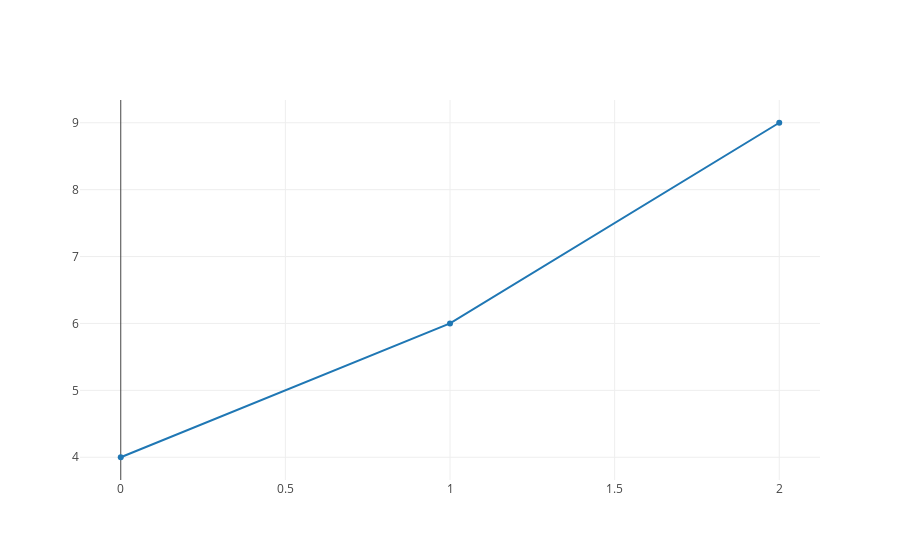

Source (notebook cell):
### Markdown cell above
**The X coordinates cane be inferred**

If the X Coordinates are not supplied explicitly, they are set to the index of the y coordinates. In this case the x coordinates are presumed to be [0,1,2]

### Code cell
offline.iplot([{'y': [4, 6, 9]}])

### Figure 1 — Plotly figure (JSON) as saved in the notebook; plotly's stock layout.template omitted (floating-point values rounded to 4 significant figures)
{"data": [{"type": "scatter", "uid": "fc4fc47e-94ba-11e8-97de-6030d4660e22", "y": [4, 6, 9]}], "layout": {}}
